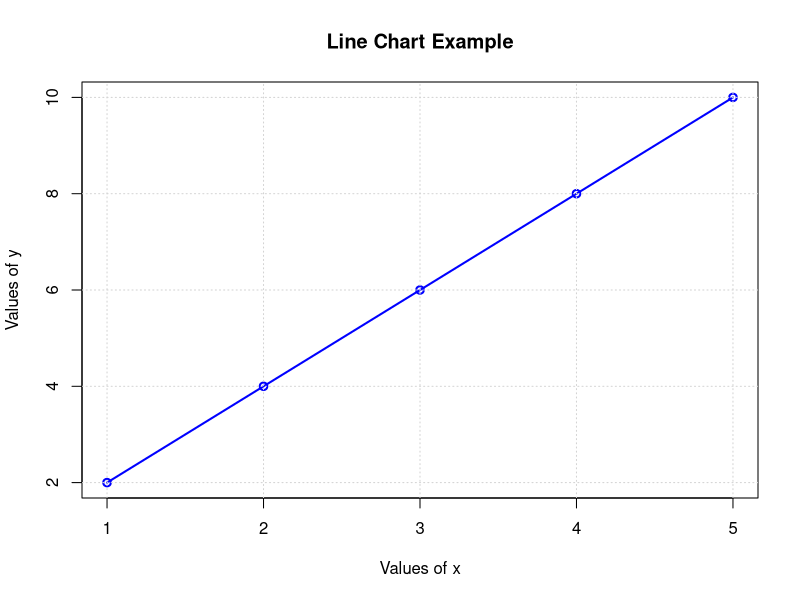

Source code (R):
x <- c(1, 2, 3, 4, 5)
y <- c(2, 4, 6, 8, 10)

plot(x, y, 
     type = "o", 
     main = "Line Chart Example", 
     xlab = "Values of x", 
     ylab = "Values of y", 
     col = "blue",
     lwd = 2) 

grid()